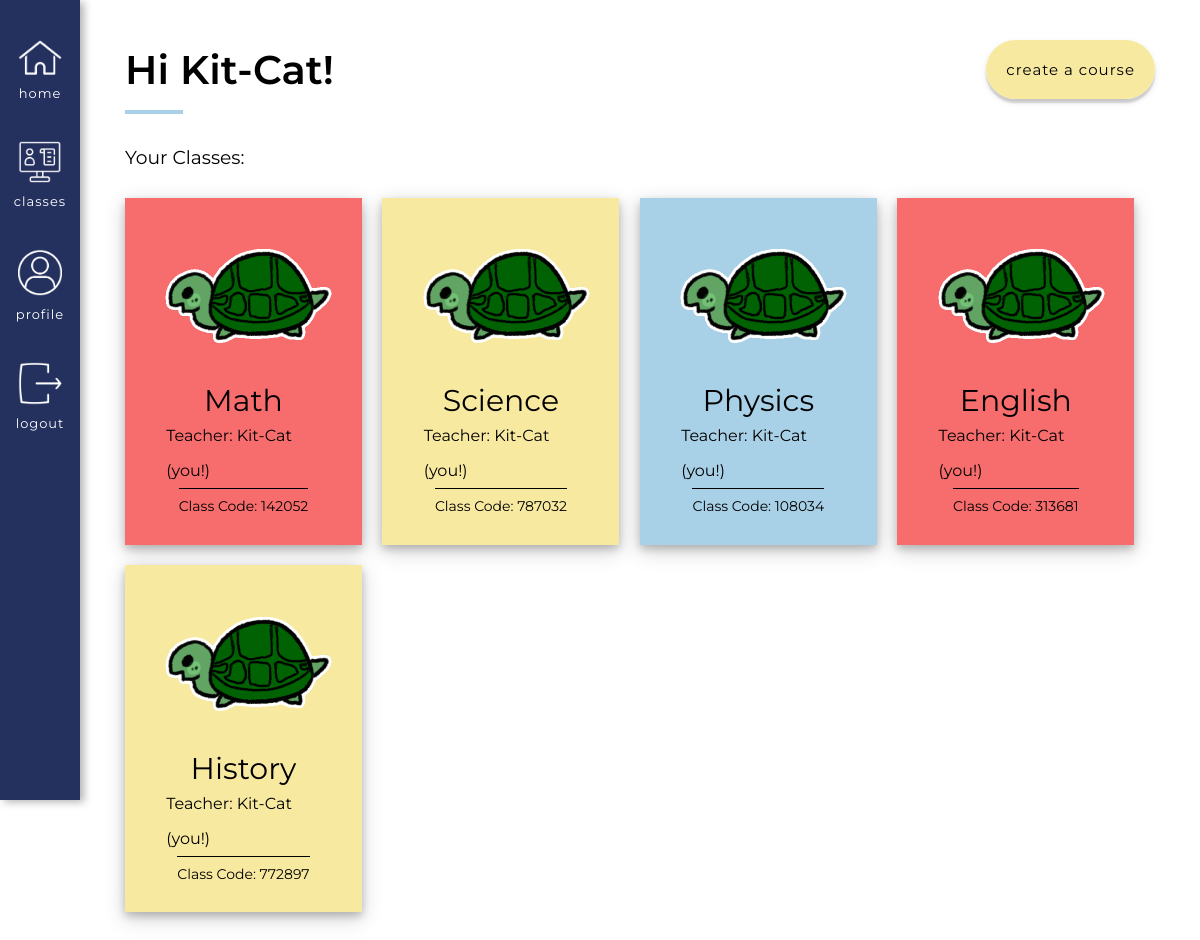
Page /user/Kit-Cat/classes (signed in) on the earlier database version.
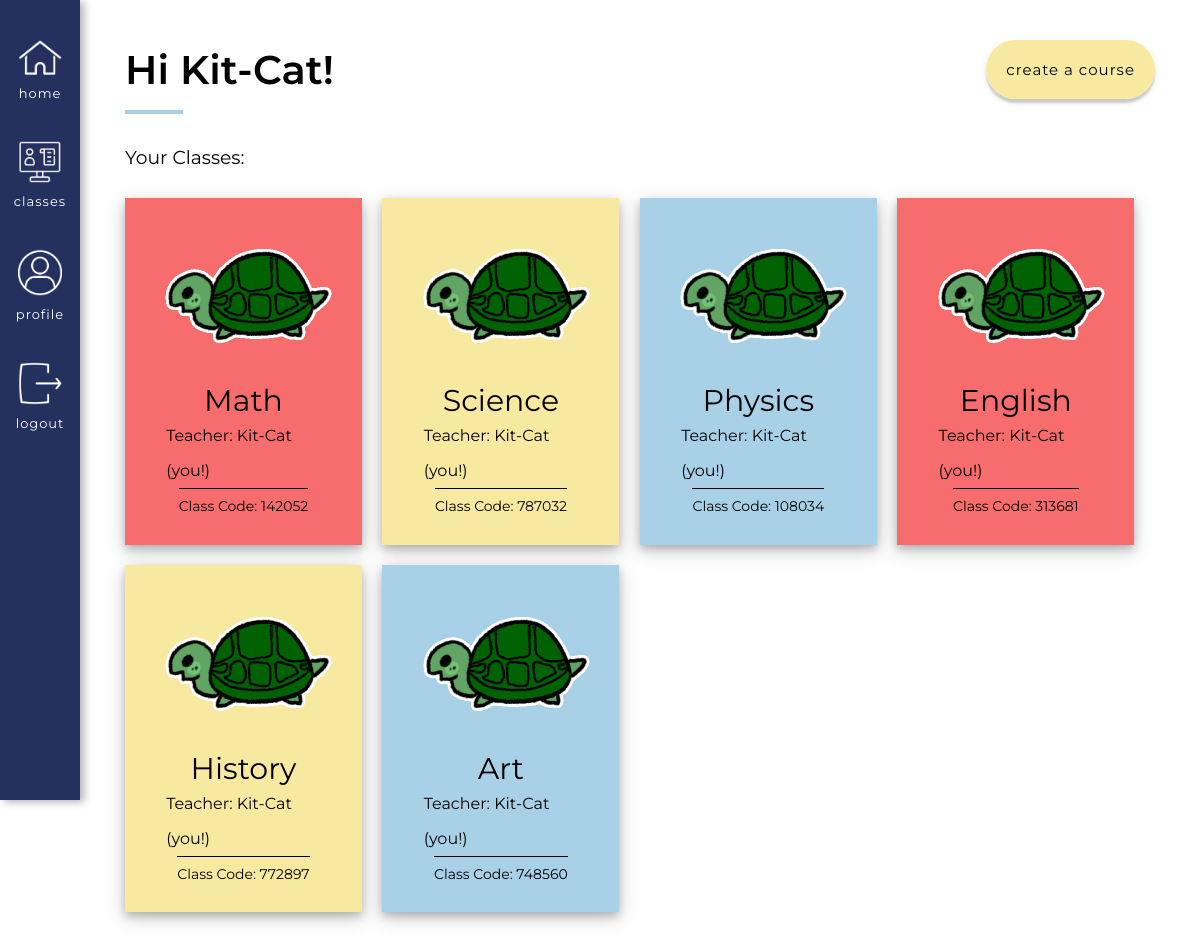
Same page on the later database version.
### app/models.py (models this page shows, shortened)
class Courses(db.Model):
    id = db.Column(db.Integer, primary_key=True) # Always need ID
    course_name = db.Column(db.String(140), index=False, unique=False) # Not indexable or unique bc many people can have the same course
    code = db.Column(db.Integer, index=True, unique=True) # Indexable to link it back to the course name
    timestamp = db.Column(db.DateTime, index=True, default=datetime.utcnow) # Timestamp
    status = db.Column(db.Integer, index=False, unique=False, default=0) # 0 means the class is inactive, 1 is active
    teacher_id = db.Column(db.Integer, db.ForeignKey('user.id'))  # Taking the user ID from the user model, using backref of teacher will show you the actual teacher
    signups = db.relationship('Signups', backref='course_id', lazy='dynamic') # This will show all the student signups for this course
    reactions = db.relationship('Reactions', backref='course_actual', lazy='dynamic') # This will show all the reactions for this course
    session = db.relationship('Session', backref='session_course_id', lazy='dynamic') # This will show you all the sessions of the course

class User(UserMixin, db.Model):
    id = db.Column(db.Integer, primary_key=True)
    username = db.Column(db.String(64), index=True, unique=True) # adding columns to the database
    email = db.Column(db.String(120), index=True, unique=True)
    password_hash = db.Column(db.String(128))
    role = db.Column(db.Integer, index=False, unique=False) # 0 is Teacher, 1 is Student
    about_me = db.Column(db.String(140))
    last_seen = db.Column(db.DateTime, default=datetime.utcnow)
    posts = db.relationship('Post', backref='author', lazy='dynamic') # First part is calling it from the Post model, secret field is the backref (author)
    reactions = db.relationship('Reactions', backref='reactor', lazy='dynamic') # This will show all the reactions that this user has made
    teaches = db.relationship('Courses', backref='teacher', lazy='dynamic') # This will show all the courses that the user teaches
    signups = db.relationship('Signups', backref='student', lazy='dynamic') # This will show all of the signups of that user

### app/routes.py (the view)
@app.route('/user/<username>/classes') # User's classes
@login_required
def classes(username): # the word after def has to be the same as the text in the urlfor quotation marks
    user = User.query.filter_by(username=username).first_or_404()
    user_signups_filtered = User.query.join(Signups, (Signups.user_id == User.id)).\
                                        join(Courses, (Courses.id == Signups.course)).\
                                        with_entities(Signups).\
                                        filter(Signups.user_id == user.id)
    teacher_courses = Courses.query.filter_by(teacher_id=user.id).all()
    return render_template('classes.html', user=user, user_signups_filtered=user_signups_filtered, teacher_courses=teacher_courses, title="Classes")

### app/models.py (called while the page is built)
@login.user_loader
def load_user(id):
        return User.query.get(int(id))

### app/routes.py (called while the page is built)
@app.before_request # This function will be executed right before the view function
def before_request():
    if current_user.is_authenticated: # Checks whether the current user is logged in
        current_user.last_seen = datetime.utcnow() # Sets the last seen to the date using the UTC time zone
        db.session.commit() # Don't need to do db.session.add() because the user is already in the database (using a current_user)

### app/templates/classes.html (shortened to what this page needs)
{% extends "base.html" %}
{% block head %}
    <link rel="stylesheet" href="{{ url_for('static', filename='css/classes.css') }}">
{% endblock %}
{% block content %}
    <div class = "classesTop">
        <div class = "titleHolder">
            <h1>Hi {{ user.username }}!</h1>
        </div>
        <div class = "createJoinCourse">
            <form action="/user/{{ user.username }}/classes/add" method='post'>
                {% if user.role == 1 %}
                    <input type="text" name="title" placeholder="Enter Class Code..." class = "joinStudent">
                    <button type="submit" class = "joinClassButton">Join Class</button>
                {% else %}
                    <a href = "{{ url_for('create', username = current_user.username) }}" class = "createLink">Create a course</a>
                {% endif %}
            </form>
        </div>
    </div>
    <h3 class = "classMargin">Your Classes: </h3>
    <div class = "classBlockHolder">
    {% if user.role == 0 %}
            {% for t in teacher_courses %}
            <div class = "{{ loop.cycle('classBlock red', 'classBlock yellow', 'classBlock blue') }}" id = "classBlock" onclick="divLink({{ t.id }})">
                    <div class = "classImage">
                        <img src = "{{ url_for('static', filename = 'images/Turtle.gif') }}">
                    </div>
                    <div class = "classDescription">
                        <p class = "courseName">{{ t.course_name }}</p>
                        <p class = "courseTeacher">Teacher: {{ t.teacher.username }} (you!)</p>
                        <p class = "courseCode">Class Code: {{ t.code }}</p>
                    </div>
                </div>
            {% endfor %}
    {% endif %}
    </div>
{% endblock %}

Differences in the rows shown:
added Courses: course_name "Art", teacher.username "Kit-Cat", code "748560"
